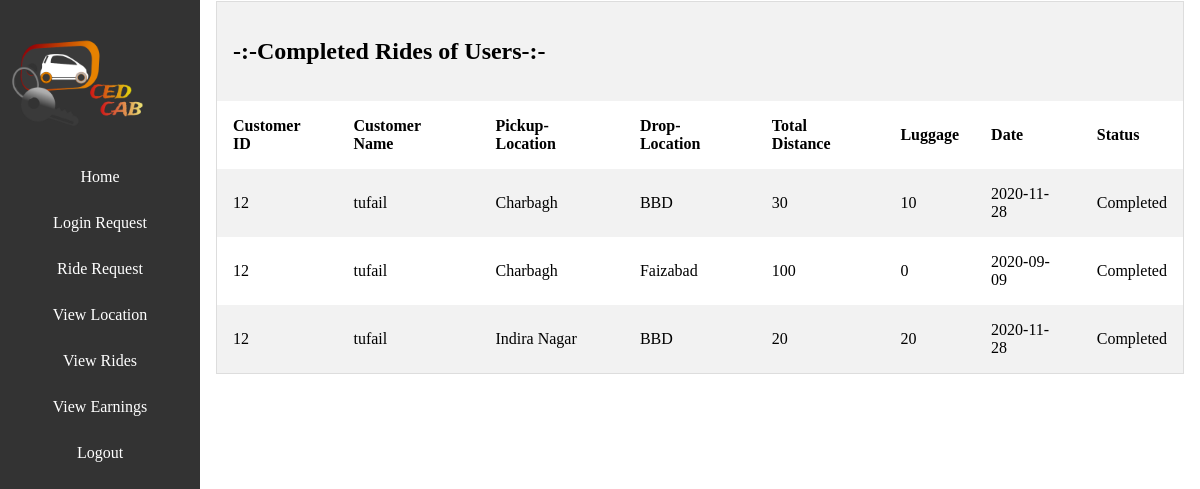
The app's page /admin/completedrides.php (signed in) with its own data.
### tables this page shows
CREATE TABLE `tbl_ride` (
  `ride_id` int(11) NOT NULL,
  `ride_date` date NOT NULL,
  `from` varchar(50) NOT NULL,
  `to` varchar(50) NOT NULL,
  `cab_type` varchar(50) NOT NULL,
  `total_distance` varchar(10) NOT NULL,
  `luggage` varchar(10) NOT NULL,
  `total_fare` varchar(10) NOT NULL,
  `status` int(1) NOT NULL,
  `customer_user_id` int(11) NOT NULL
);

CREATE TABLE `tbl_user` (
  `user_id` int(11) NOT NULL,
  `user_name` varchar(50) NOT NULL,
  `name` varchar(50) NOT NULL,
  `dateofsignup` datetime NOT NULL,
  `mobile` varchar(10) NOT NULL,
  `isblock` tinyint(1) NOT NULL,
  `password` varchar(500) NOT NULL,
  `is_admin` tinyint(1) NOT NULL
);

### class/Dbcon.php (called while the page is built, shortened)
<?php
class Dbcon
{
    public function __construct()
    {
        $this->conn = new mysqli("localhost", "root", "", "cab");
    }
}

### class/Rides.php (called while the page is built, shortened)
<?php
class Rides
{
    public function completedride($conn)
    {
        $a=array();
        $sql= "SELECT * FROM `tbl_user` INNER JOIN `tbl_ride` ON `tbl_user`.`user_id` = `tbl_ride`.`customer_user_id`";
        $result =$conn->query($sql);
        if ($result->num_rows > 0) {
            while ($row = $result->fetch_assoc()) {
                $status= $row['status'];
                if ($status == 2) {
                    array_push($a, $row);
                }
            }
            return $a;
        }
    }
}

### admin/completedrides.php (the view, shortened to what this page needs)
<?php
require "sidebar.php";
require "header.php" ;
require "../class/Dbcon.php";
require "../class/Rides.php";
?>
    <div id="wrapper">
            <?php
                        $db = new Dbcon();
                        $viewdata = new Rides();
                       $details= $viewdata->completedride($db->conn);
            ?>
        <table>
        <tr>
            <th colspan="9"><h2>-:-Completed Rides of Users-:-</h2></th>
        </tr>
        <tr>
        <th>Customer ID</th>
        <th>Customer Name</th>
        <th>Pickup-Location</th>
        <th>Drop-Location</th>
        <th>Total Distance</th>
        <th>Luggage</th>
        <th>Date</th>
        <th>Status</th>
<?php
foreach ($details as $key =>$ride) {
    ?>
                <tr>
                    <td><?php echo $ride['customer_user_id']?></td>
                    <td><?php echo $ride['name']?></td>
                    <td><?php echo $ride['from']?></td>
                    <td><?php echo $ride['to']?></td>
                    <td><?php echo $ride['total_distance']?></td>
                    <td><?php echo $ride['luggage']?></td>
                    <td><?php echo $ride['ride_date']?></td>
                    <td><?php $status = $ride['status'];
                    if ($status==2) {
                        echo "Completed";
                    }
                    ?>
                    </td>
              </tr>
<?php }
    ?>
</table>
    </div>

### admin/header.php (shortened to what this page needs)
<!DOCTYPE html>
<html lang="en">
    <head>
        <link rel="stylesheet" href="css/style.css?t=1">
    </head>
    <body>

### admin/sidebar.php
<?php
require "header.php";
?>
<div class="sidebar">
                    <img src="../images/logo.png" alt="logo" height="150px" width="150px">
                    <a href="dashboard.php">Home</a>
                    <a href="viewrequest.php">Login Request</a>
                    <a href="riderequest.php">Ride Request</a>
                    <a href="viewlocation.php">View Location</a>
                    <a href="viewallrides.php">View Rides</a>
                    <a href="viewearning.php">View Earnings</a>
                    <a href="logout.php">Logout</a>
</div>

### admin/css/style.css (style rules this page uses)
body { margin:0 ; padding: 0; }
#wrapper { margin-left: 200px; padding: 1px 16px; }
table { border-collapse: collapse; border-spacing: 0; width: 100%; border: 1px solid #ddd; }
th, td { text-align: left; padding: 16px; }
tr:nth-child(odd) { background-color: #f2f2f2 !important; }
.sidebar { margin: 0; padding: 0; width: 200px; overflow: hidden; position: fixed; background-color: #333; height: 100%; overflow: auto; }
.sidebar a { display: block; color: white; text-align: center; padding: 14px 16px; text-decoration: none; }

### records on screen
tbl_ride: customer_user "12", customer_user.name "tufail", from "Charbagh", to "BBD", total_distance "30", luggage "10", ride_date "2020-11-28", status "Completed"
tbl_ride: customer_user "12", customer_user.name "tufail", from "Charbagh", to "Faizabad", total_distance "100", luggage "0", ride_date "2020-09-09", status "Completed"
tbl_ride: customer_user "12", customer_user.name "tufail", from "Indira Nagar", to "BBD", total_distance "20", luggage "20", ride_date "2020-11-28", status "Completed"
